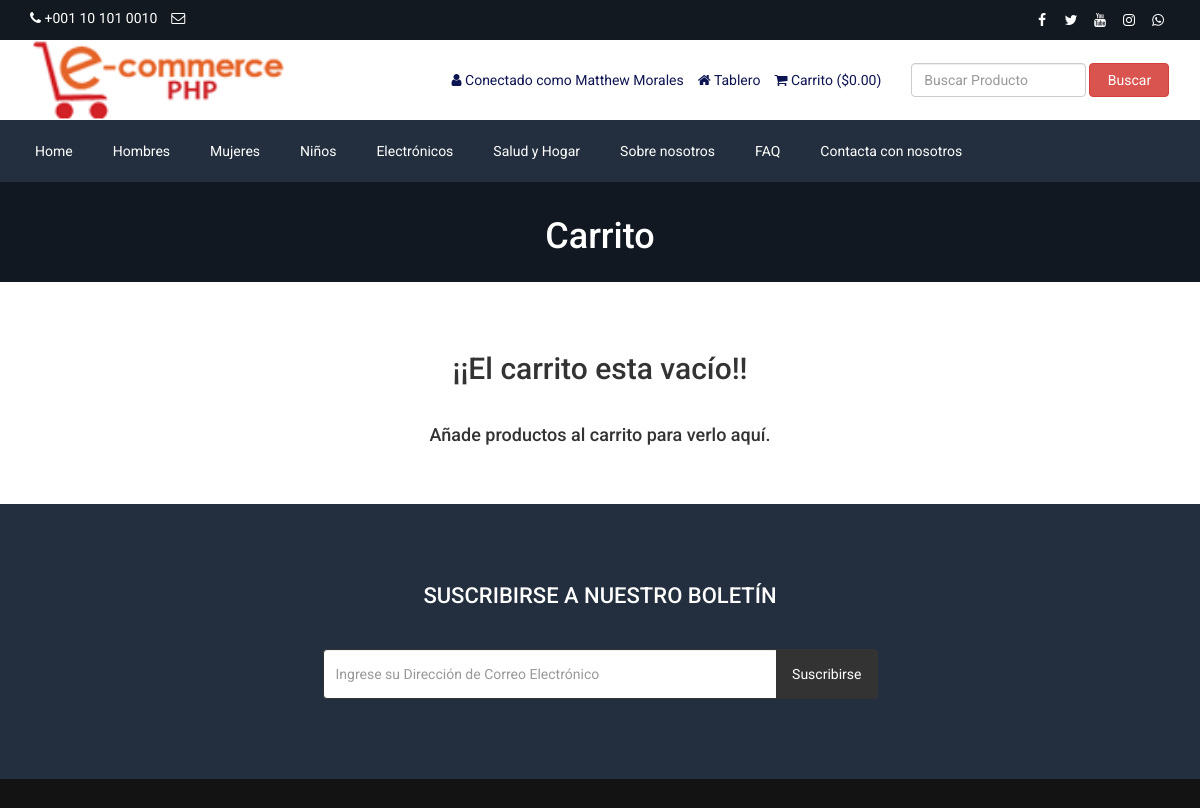
Screenshot of /cart.php (signed in) with the database file from the repository.
### tables this page shows
CREATE TABLE `tbl_settings` (
  `id` int(11) NOT NULL,
  `logo` varchar(255) NOT NULL,
  `favicon` varchar(255) NOT NULL,
  `footer_about` text NOT NULL,
  `footer_copyright` text NOT NULL,
  `contact_address` text NOT NULL,
  `contact_email` varchar(255) NOT NULL,
  `contact_phone` varchar(255) NOT NULL,
  `contact_fax` varchar(255) NOT NULL,
  `contact_map_iframe` text NOT NULL,
  `receive_email` varchar(255) NOT NULL,
  `receive_email_subject` varchar(255) NOT NULL,
  `receive_email_thank_you_message` text NOT NULL,
  `forget_password_message` text NOT NULL,
  `total_recent_post_footer` int(10) NOT NULL,
  `total_popular_post_footer` int(10) NOT NULL,
  `total_recent_post_sidebar` int(11) NOT NULL,
  `total_popular_post_sidebar` int(11) NOT NULL,
  `total_featured_product_home` int(11) NOT NULL,
  `total_latest_product_home` int(11) NOT NULL,
  `total_popular_product_home` int(11) NOT NULL,
  `meta_title_home` text NOT NULL,
  `meta_keyword_home` text NOT NULL,
  `meta_description_home` text NOT NULL,
  `banner_login` text NOT NULL,
  `banner_registration` text NOT NULL,
  `banner_forget_password` text NOT NULL,
  `banner_reset_password` text NOT NULL,
  `banner_search` text NOT NULL,
  `banner_cart` text NOT NULL,
  `banner_checkout` text NOT NULL,
  `banner_product_category` text NOT NULL,
  `banner_blog` text NOT NULL,
  `cta_title` varchar(255) NOT NULL,
  `cta_content` text NOT NULL,
  `cta_read_more_text` varchar(255) NOT NULL,
  `cta_read_more_url` varchar(255) NOT NULL,
  `cta_photo` varchar(255) NOT NULL,
  `featured_product_title` varchar(255) NOT NULL,
  `featured_product_subtitle` varchar(255) NOT NULL,
  `latest_product_title` varchar(255) NOT NULL,
  `latest_product_subtitle` varchar(255) NOT NULL,
  `popular_product_title` varchar(255) NOT NULL,
  `popular_product_subtitle` varchar(255) NOT NULL,
  `testimonial_title` varchar(255) NOT NULL,
  `testimonial_subtitle` varchar(255) NOT NULL,
  `testimonial_photo` varchar(255) NOT NULL,
  `blog_title` varchar(255) NOT NULL,
  `blog_subtitle` varchar(255) NOT NULL,
  `newsletter_text` text NOT NULL,
  `paypal_email` varchar(255) NOT NULL,
  `stripe_public_key` varchar(255) NOT NULL,
  `stripe_secret_key` varchar(255) NOT NULL,
  `bank_detail` text NOT NULL,
  `before_head` text NOT NULL,
  `after_body` text NOT NULL,
  `before_body` text NOT NULL,
  `home_service_on_off` int(11) NOT NULL,
  `home_welcome_on_off` int(11) NOT NULL,
  `home_featured_product_on_off` int(11) NOT NULL,
  `home_latest_product_on_off` int(11) NOT NULL,
  `home_popular_product_on_off` int(11) NOT NULL,
  `home_testimonial_on_off` int(11) NOT NULL,
  `home_blog_on_off` int(11) NOT NULL,
  `newsletter_on_off` int(11) NOT NULL,
  `ads_above_welcome_on_off` int(1) NOT NULL,
  `ads_above_featured_product_on_off` int(1) NOT NULL,
  `ads_above_latest_product_on_off` int(1) NOT NULL,
  `ads_above_popular_product_on_off` int(1) NOT NULL,
  `ads_above_testimonial_on_off` int(1) NOT NULL,
  `ads_category_sidebar_on_off` int(1) NOT NULL
);

CREATE TABLE `tbl_social` (
  `social_id` int(11) NOT NULL,
  `social_name` varchar(30) NOT NULL,
  `social_url` varchar(255) NOT NULL,
  `social_icon` varchar(30) NOT NULL
);

CREATE TABLE `tbl_top_category` (
  `tcat_id` int(11) NOT NULL,
  `tcat_name` varchar(255) NOT NULL,
  `show_on_menu` int(1) NOT NULL
);

CREATE TABLE `tbl_page` (
  `id` int(11) NOT NULL,
  `about_title` varchar(255) NOT NULL,
  `about_content` text NOT NULL,
  `about_banner` varchar(255) NOT NULL,
  `about_meta_title` varchar(255) NOT NULL,
  `about_meta_keyword` text NOT NULL,
  `about_meta_description` text NOT NULL,
  `faq_title` varchar(255) NOT NULL,
  `faq_banner` varchar(255) NOT NULL,
  `faq_meta_title` varchar(255) NOT NULL,
  `faq_meta_keyword` text NOT NULL,
  `faq_meta_description` text NOT NULL,
  `blog_title` varchar(255) NOT NULL,
  `blog_banner` varchar(255) NOT NULL,
  `blog_meta_title` varchar(255) NOT NULL,
  `blog_meta_keyword` text NOT NULL,
  `blog_meta_description` text NOT NULL,
  `contact_title` varchar(255) NOT NULL,
  `contact_banner` varchar(255) NOT NULL,
  `contact_meta_title` varchar(255) NOT NULL,
  `contact_meta_keyword` text NOT NULL,
  `contact_meta_description` text NOT NULL,
  `pgallery_title` varchar(255) NOT NULL,
  `pgallery_banner` varchar(255) NOT NULL,
  `pgallery_meta_title` varchar(255) NOT NULL,
  `pgallery_meta_keyword` text NOT NULL,
  `pgallery_meta_description` text NOT NULL,
  `vgallery_title` varchar(255) NOT NULL,
  `vgallery_banner` varchar(255) NOT NULL,
  `vgallery_meta_title` varchar(255) NOT NULL,
  `vgallery_meta_keyword` text NOT NULL,
  `vgallery_meta_description` text NOT NULL
);

### cart.php (the view, shortened to what this page needs)
<?php require_once('header.php'); ?>
<?php
$statement = $pdo->prepare("SELECT * FROM tbl_settings WHERE id=1");
$statement->execute();
$result = $statement->fetchAll(PDO::FETCH_ASSOC);
foreach ($result as $row) {
    $banner_cart = $row['banner_cart'];
}
?>
<div class="page-banner" style="background-image: url(assets/uploads/<?php echo $banner_cart; ?>)">
    <div class="overlay"></div>
    <div class="page-banner-inner">
        <h1><?php echo LANG_VALUE_18; ?></h1>
    </div>
</div>
<div class="page">
	<div class="container">
		<div class="row">
			<div class="col-md-12">
                <?php if(!isset($_SESSION['cart_p_id'])): ?>
                    <?php echo '<h2 class="text-center">¡¡El carrito esta vacío!!</h2></br>'; ?>
                    <?php echo '<h4 class="text-center">Añade productos al carrito para verlo aquí.</h4>'; ?>
                <?php endif; ?>
			</div>
		</div>
	</div>
</div>
<?php require_once('footer.php'); ?>

### header.php (shortened to what this page needs)
<?php
include("admin/inc/config.php");
$statement = $pdo->prepare("SELECT * FROM tbl_settings WHERE id=1");
$statement->execute();
$result = $statement->fetchAll(PDO::FETCH_ASSOC);
foreach ($result as $row)
{
	$logo = $row['logo'];
	$contact_email = $row['contact_email'];
	$contact_phone = $row['contact_phone'];
}
?>
<!DOCTYPE html>
<html lang="en">
<head>
	<link rel="stylesheet" href="assets/css/bootstrap.min.css">
	<link rel="stylesheet" href="assets/css/font-awesome.min.css">
	<link rel="stylesheet" href="assets/css/owl.carousel.min.css">
	<link rel="stylesheet" href="assets/css/owl.theme.default.min.css">
	<link rel="stylesheet" href="assets/css/jquery.bxslider.min.css">
    <link rel="stylesheet" href="assets/css/magnific-popup.css">
    <link rel="stylesheet" href="assets/css/rating.css">
	<link rel="stylesheet" href="assets/css/spacing.css">
	<link rel="stylesheet" href="assets/css/bootstrap-touch-slider.css">
	<link rel="stylesheet" href="assets/css/animate.min.css">
	<link rel="stylesheet" href="assets/css/tree-menu.css">
	<link rel="stylesheet" href="assets/css/select2.min.css">
	<link rel="stylesheet" href="assets/css/main.css">
	<link rel="stylesheet" href="assets/css/responsive.css">
	<?php
	$statement = $pdo->prepare("SELECT * FROM tbl_page WHERE id=1");
	$statement->execute();
	$result = $statement->fetchAll(PDO::FETCH_ASSOC);
		?>
</head>
<body>
<div class="top">
	<div class="container">
		<div class="row">
			<div class="col-md-6 col-sm-6 col-xs-12">
				<div class="left">
					<ul>
						<li><i class="fa fa-phone"></i> <?php echo $contact_phone; ?></li>
						<li><i class="fa fa-envelope-o"></i> <?php echo $contact_email; ?></li>
					</ul>
				</div>
			</div>
			<div class="col-md-6 col-sm-6 col-xs-12">
				<div class="right">
					<ul>
						<?php
						$statement = $pdo->prepare("SELECT * FROM tbl_social");
						$statement->execute();
						$result = $statement->fetchAll(PDO::FETCH_ASSOC);
						foreach ($result as $row) {
							?>
							<?php if($row['social_url'] != ''): ?>
							<li><a href="<?php echo $row['social_url']; ?>"><i class="<?php echo $row['social_icon']; ?>"></i></a></li>
							<?php endif; ?>
							<?php
						}
						?>
					</ul>
				</div>
			</div>
		</div>
	</div>
</div>
<div class="header">
	<div class="container">
		<div class="row inner">
			<div class="col-md-4 logo">
				<a href="index.php"><img src="assets/uploads/<?php echo $logo; ?>" alt="logo image"></a>
			</div>
			<div class="col-md-5 right">
				<ul>
					<?php
					if(isset($_SESSION['customer'])) {
						?>
						<li><i class="fa fa-user"></i> <?php echo LANG_VALUE_13; ?> <?php echo $_SESSION['customer']['cust_name']; ?></li>
						<li><a href="dashboard.php"><i class="fa fa-home"></i> <?php echo LANG_VALUE_89; ?></a></li>
						<?php
					} else {
						?>
						<li><a href="login.php"><i class="fa fa-sign-in"></i> <?php echo LANG_VALUE_9; ?></a></li>
						<li><a href="registration.php"><i class="fa fa-user-plus"></i> <?php echo LANG_VALUE_15; ?></a></li>
						<?php
					}
					?>
					<li><a href="cart.php"><i class="fa fa-shopping-cart"></i> <?php echo LANG_VALUE_18; ?> (<?php echo LANG_VALUE_1; ?><?php
					if(isset($_SESSION['cart_p_id'])) {
						$table_total_price = 0;
						$i=0;
	                    foreach($_SESSION['cart_p_qty'] as $key => $value)
	                    {
	                        $i++;
	                        $arr_cart_p_qty[$i] = $value;
	                    }                    $i=0;
	                    foreach($_SESSION['cart_p_current_price'] as $key => $value)
	                    {
	                        $i++;
	                        $arr_cart_p_current_price[$i] = $value;
	                    }
	                    for($i=1;$i<=count($arr_cart_p_qty);$i++) {
	                    	$row_total_price = $arr_cart_p_current_price[$i]*$arr_cart_p_qty[$i];
	                        $table_total_price = $table_total_price + $row_total_price;
	                    }
						echo $table_total_price;
					} else {
						echo '0.00';
					}
					?>)</a></li>
				</ul>
			</div>
			<div class="col-md-3 search-area">
				<form class="navbar-form navbar-left" role="search" action="search-result.php" method="get">
					<div class="form-group">
						<input type="text" class="form-control search-top" placeholder="<?php echo LANG_VALUE_2; ?>" name="search_text">
					</div>
					<button type="submit" class="btn btn-danger"><?php echo LANG_VALUE_3; ?></button>
				</form>
			</div>
		</div>
	</div>
</div>
<div class="nav">
	<div class="container">
		<div class="row">
			<div class="col-md-12 pl_0 pr_0">
				<div class="menu-container">
					<div class="menu">
						<ul>
							<li><a href="index.php">Home</a></li>
							<?php
							$statement = $pdo->prepare("SELECT * FROM tbl_top_category WHERE show_on_menu=1");
							$statement->execute();
							$result = $statement->fetchAll(PDO::FETCH_ASSOC);
							foreach ($result as $row) {
								?>
								<li><a href="product-category.php?id=<?php echo $row['tcat_id']; ?>&type=top-category"><?php echo $row['tcat_name']; ?></a>
								</li>
								<?php
							}
							?>
							<?php
							$statement = $pdo->prepare("SELECT * FROM tbl_page WHERE id=1");
							$statement->execute();
							$result = $statement->fetchAll(PDO::FETCH_ASSOC);
							foreach ($result as $row) {
								$about_title = $row['about_title'];
								$faq_title = $row['faq_title'];
								$contact_title = $row['contact_title'];
							}
							?>
							<li><a href="about.php"><?php echo $about_title; ?></a></li>
							<li><a href="faq.php"><?php echo $faq_title; ?></a></li>
							<li><a href="contact.php"><?php echo $contact_title; ?></a></li>
						</ul>
					</div>
				</div>
			</div>
		</div>
	</div>
</div>

### assets/css/main.css (style rules this page uses)
* { margin: 0; padding: 0; }
body { font-family: "Roboto", sans-serif; font-size: 14px; }
h1, h2, h3, h4, h5, h6 { font-family: "Roboto", sans-serif; }
a { text-decoration: none; }
.top { width: 100%; height: 40px; background: #131921; }
.top .left { float: left; }
.top .left ul { padding-top: 8px; }
.top .left ul li { list-style-type: none; float: left; margin-right: 14px; color: white; }
.top .left ul li i { color: white; }
.top .right { float: right; }
.top .right ul { padding-top: 8px; }
.top .right ul li { list-style-type: none; float: left; margin-left: 5px; }
.top .right ul li a { color: white; width: 24px; height: 24px; line-height: 24px; text-align: center; border-radius: 50%; display: block; transition: all 0.4s ease; }
.header { width: 100%; height: auto; background: #fff; }
.header .inner { height: auto; display: table; }
.header .logo { float: none; display: table-cell; vertical-align: middle; }
.header .logo img { max-width: 100%; height: 80px; }
.header .navbar-form .form-control { width: 300px; }
.header .search-area { float: none; display: table-cell; vertical-align: middle; }
.header .search-area .form-group { width: calc(100% - 84px); }
.header .search-area button { width: 80px; }
.header .search-area form { width: 100%; }
.header .right { float: none; display: table-cell; vertical-align: middle; padding-right: 0; }
.header .right ul { float: right; margin-bottom: 0; }
.header .right ul li { list-style-type: none; float: left; margin-left: 14px; color: #0d1452; }
.header .right ul li a { color: #0d1452; }
.header .navbar-form .search-top { width: 100%; }
.nav { background: #232f3e; }
.menu-container { width: 100%; margin: 0 auto; background: #232f3e; }
.menu-dropdown-icon:before { content: "\f067"; font-family: "FontAwesome"; display: none; cursor: pointer; float: right; padding: 1.5em 2em; background: #fff; color: #333; }
.menu > ul { margin: 0 auto; width: 100%; list-style: none; padding: 0; position: relative; box-sizing: border-box; }
.menu > ul:before, .menu > ul:after { content: ""; display: table; }
.menu > ul:after { clear: both; }
.menu > ul > li { float: left; padding: 0; margin: 0; }
.menu > ul > li a { text-decoration: none; padding: 1.5em 20px; display: block; color: #fff; }
.page-banner { width: 100%; height: auto; background-repeat: no-repeat; background-position: center center; -webkit-background-size: cover; background-size: cover; position: relative; padding-top: 15px; padding-bottom: 15px; overflow: hidden; }
.page-banner .overlay { position: absolute; left: 0; top: 0; width: 100%; height: 100%; opacity: 0.7; background: #131921; }
.page-banner h1 { color: #fff; text-align: center; z-index: 999; position: relative; }
.page { width: 100%; height: auto; padding-top: 50px; padding-bottom: 50px; }

### assets/css/responsive.css (style rules this page uses)
@media only screen and (min-width: 992px) { .header .inner { width: 100%; } }
@media only screen and (min-width: 992px) { .header .search-area { padding-right: 0; } }
@media only screen and (min-width: 992px) { .header .search-area form { padding-right: 0; } }
@media only screen and (min-width: 992px) { .header .container { padding-right: 0; } }

### rows the page displays
tbl_settings: contact_phone "+001 10 101 0010", logo (picture), banner_cart (picture)
tbl_top_category: tcat_name "Hombres"
tbl_top_category: tcat_name "Mujeres"
tbl_top_category: tcat_name "Niños"
tbl_top_category: tcat_name "Electrónicos"
tbl_top_category: tcat_name "Salud y Hogar"
tbl_page: about_title "Sobre nosotros", faq_title "FAQ", contact_title "Contacta con nosotros"

### other values shown
LANG_VALUE_13 "Conectado como"
$_SESSION['customer']['cust_name'] "Matthew Morales"
LANG_VALUE_89 "Tablero"
LANG_VALUE_18 "Carrito"
LANG_VALUE_1 "$"
LANG_VALUE_3 "Buscar"
LANG_VALUE_93 "SUSCRIBIRSE A NUESTRO BOLETÍN"
LANG_VALUE_92 "Suscribirse"
